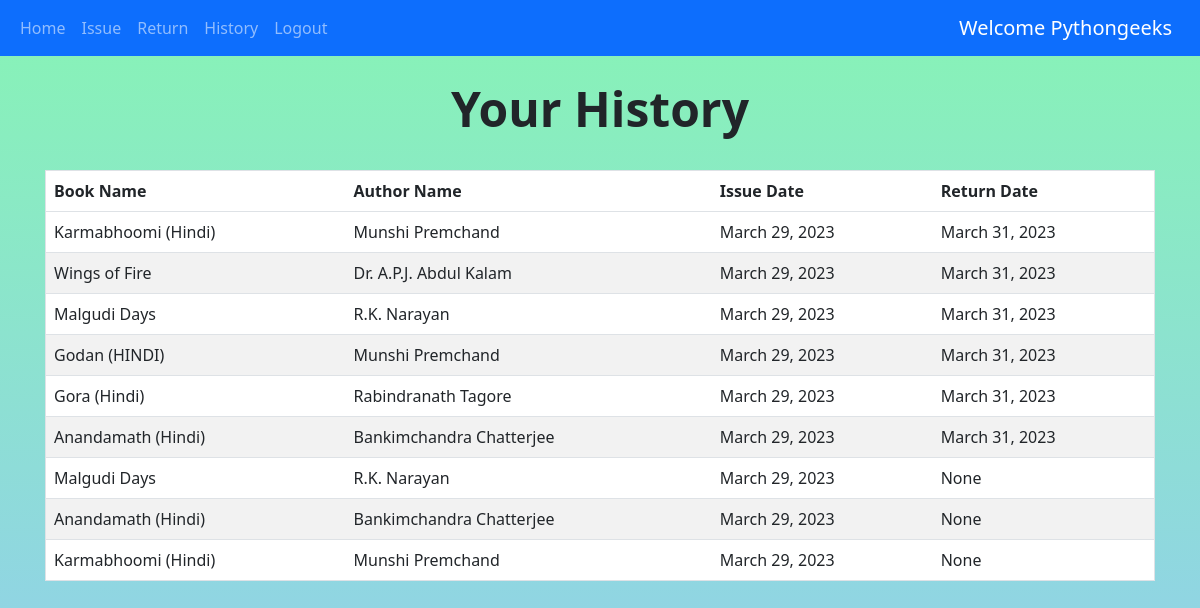
The app's page /history (signed in) with its own data.
### books/models.py (models this page shows, shortened)
class IssuedItem(models.Model):
    book_id = models.ForeignKey(Book, on_delete=models.CASCADE)
    user_id = models.ForeignKey(User, on_delete=models.CASCADE)
    issue_date = models.DateField(default=date.today(),blank=False)
    return_date = models.DateField(blank=True,null=True)

class Book(models.Model):
    book_name = models.CharField(max_length=150)
    author_name = models.CharField(max_length=200)
    quantity = models.IntegerField(default=1)
    subject = models.CharField(max_length=2000)
    book_add_time = models.TimeField(default=timezone.now())
    book_add_date = models.DateField(default=date.today())
    class Meta:
        unique_together = ('book_name','author_name')

### books/views.py (the view)
# urls.py: path('history',views.history,name='history'),
@login_required(login_url='login')
def history(request):
    my_items = IssuedItem.objects.filter(user_id=request.user).order_by('-issue_date')
    paginator = Paginator(my_items,10)
    page_number = request.GET.get('page')
    show_data_final = paginator.get_page(page_number)
    return render(request,'history.html',{'books':show_data_final})

### templates/history.html (shortened to what this page needs)
{% extends 'base.html' %} {% block content %}
<center>
  <br />
  <h1 class="display-5 fw-bold">Your History</h1>
  <br />
</center>
<div class="container">
  <table class="table">
    <thead class="thead-dark">
      <tr>
        <th scope="col">Book Name</th>
        <th scope="col">Author Name</th>
        <th scope="col">Issue Date</th>
        <th scope="col">Return Date</th>
      </tr>
    </thead>
    <tbody>
      {% for book in books %}
      <tr>
        <td>{{book.book_id.book_name}}</td>
        <td>{{book.book_id.author_name}}</td>
        <td>{{book.issue_date}}</td>
        <td>{{book.return_date}}</td>
      </tr>
      {% endfor %}
    </tbody>
  </table>
</div>
{% endblock %}

### templates/base.html (shortened to what this page needs)
{% load static %}
<!DOCTYPE html>
<html lang="en">
<head>
    <link href="https://cdn.jsdelivr.net/npm/bootstrap@5.2.3/dist/css/bootstrap.min.css" rel="stylesheet">
</head>
<body>
    <nav class="navbar navbar-expand-lg bg-body-light,navbar navbar-dark bg-primary">
        <div class="container-fluid">
            <div class="collapse navbar-collapse" id="navbarSupportedContent">
                <ul class="navbar-nav me-auto mb-2 mb-lg-0">
                    {% if not user.is_authenticated %}
                    <li class="nav-item">
                        <a class="nav-link" href='/login/'>Login</a>
                    </li>
                    <li class="nav-item">
                        <a class="nav-link" href='/register/'>Register</a>
                    </li>
                    {% else %}
                    <li class="nav-item">
                        <a class="nav-link" href="/">Home</a>
                    </li>
                    <li class="nav-item">
                        <a class="nav-link" href="issue">Issue</a>
                    </li>
                    <li class="nav-item">
                        <a class="nav-link" href="return_item">Return</a>
                    </li>
                    <li class="nav-item">
                        <a class="nav-link" href="history">History</a>
                    </li>
                    <li class="nav-item">
                        <a class="nav-link" href="logout">Logout</a>
                    </li>
                    {% endif %}
                </ul>
            </div>
            {% if user.is_authenticated %}
            <a class="navbar-brand" href="#">Welcome {{request.user.first_name}}</a>
            {% endif %}
        </div>
    </nav>
    {% block content %}
    {% endblock %}
</body>
</html>

### templates/base.html (style rules this page uses)
body { background-color: linear-gradient(#89b4f4, #cf7ade); background-repeat: no-repeat; background-size: cover; }

### templates/history.html (style rules this page uses)
table { border-collapse: collapse; border-spacing: 0; border-radius: 10px; width: 100%; border: 1px solid #ddd; }
th, td { text-align: left; padding: 16px; }
tr:nth-child(even) { background-color: #f2f2f2; }
tr:nth-child(odd) { background-color: #ffffff; }
.container { width: 100%; padding-right: 15px; padding-left: 15px; margin-right: auto; margin-left: auto; }
body { background: linear-gradient(#87f4b5, #93cbf1); background-repeat: no-repeat; background-attachment: fixed; }

### records on screen
IssuedItem: book_id.book_name "Karmabhoomi (Hindi)", book_id.author_name "Munshi Premchand", issue_date "March 29, 2023", return_date "March 31, 2023"
IssuedItem: book_id.book_name "Wings of Fire", book_id.author_name "Dr. A.P.J. Abdul Kalam", issue_date "March 29, 2023", return_date "March 31, 2023"
IssuedItem: book_id.book_name "Malgudi Days", book_id.author_name "R.K. Narayan", issue_date "March 29, 2023", return_date "March 31, 2023"
IssuedItem: book_id.book_name "Godan (HINDI)", book_id.author_name "Munshi Premchand", issue_date "March 29, 2023", return_date "March 31, 2023"
IssuedItem: book_id.book_name "Gora (Hindi)", book_id.author_name "Rabindranath Tagore", issue_date "March 29, 2023", return_date "March 31, 2023"
IssuedItem: book_id.book_name "Anandamath (Hindi)", book_id.author_name "Bankimchandra Chatterjee", issue_date "March 29, 2023", return_date "March 31, 2023"
IssuedItem: book_id.book_name "Malgudi Days", book_id.author_name "R.K. Narayan", issue_date "March 29, 2023", return_date "None"
IssuedItem: book_id.book_name "Anandamath (Hindi)", book_id.author_name "Bankimchandra Chatterjee", issue_date "March 29, 2023", return_date "None"
IssuedItem: book_id.book_name "Karmabhoomi (Hindi)", book_id.author_name "Munshi Premchand", issue_date "March 29, 2023", return_date "None"

### other values on screen
{{ request.user.first_name }} "Pythongeeks"
